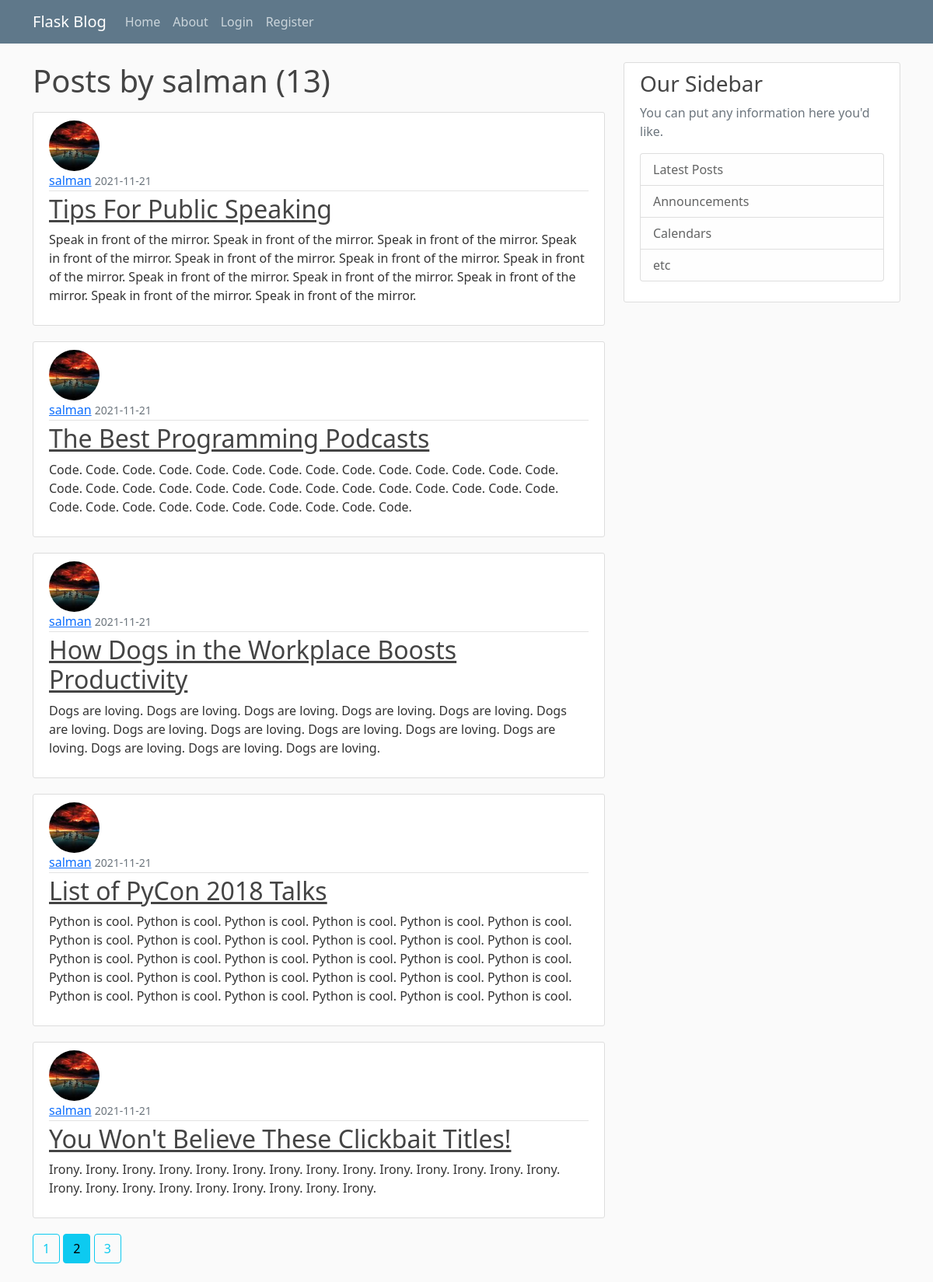
The app's page /user/salman?page=2 with its own data.
### flaskblog/models.py (models this page shows, shortened)
class User(flaskblog.db.Model, UserMixin):
    id = flaskblog.db.Column(flaskblog.db.Integer, primary_key=True)
    username = flaskblog.db.Column(
        flaskblog.db.String(20), unique=True, nullable=False)
    email = flaskblog.db.Column(
        flaskblog.db.String(120), unique=True, nullable=False)
    image_file = flaskblog.db.Column(
        flaskblog.db.String(20), nullable=False, default="default.jpg")  # going to be hashed
    password = flaskblog.db.Column(flaskblog.db.String(60), nullable=False)
    posts = flaskblog.db.relationship("Post", backref="author", lazy=True)

class Post(flaskblog.db.Model):
    id = flaskblog.db.Column(flaskblog.db.Integer, primary_key=True)
    title = flaskblog.db.Column(flaskblog.db.String(100), nullable=False)
    date_posted = flaskblog.db.Column(
        flaskblog.db.DateTime, nullable=False, default=datetime.utcnow)
    content = flaskblog.db.Column(flaskblog.db.Text, nullable=False)
    user_id = flaskblog.db.Column(flaskblog.db.Integer, flaskblog.db.ForeignKey(
        "user.id"), nullable=False)

### flaskblog/routes.py (the view)
@flaskblog.app.route("/user/<string:username>")
def user_posts(username: str) -> str:
    page = flask.request.args.get("page", 1, type=int)
    user = User.query.filter_by(username=username).first_or_404()
    posts = Post.query.filter_by(author=user).order_by(
        Post.date_posted.desc()).paginate(page=page, per_page=5)
    return flask.render_template("user_posts.html", posts=posts, user=user)

### flaskblog/templates/user_posts.html
{% extends "layout.html" %}
{% block content %}
    <h1 class="mb-3">Posts by {{ user.username }} ({{ posts.total }})</h1>
  {% for post in posts.items %}
    <article class="media content-section">
      <img
        class="rounded-circle article-img"
        src="{{url_for('static', filename='profile_pics/' + post.author.image_file)}}"
      />
      <div class="media-body">
        <div class="article-metadata">
          <a class="mr-2" href="{{ url_for('user_posts', username=post.author.username) }}">{{ post.author.username }}</a>
          <small class="text-muted"
            >{{ post.date_posted.strftime("%Y-%m-%d") }}</small
          >
        </div>
        <h2><a class="article-title" href="{{url_for('post', post_id=post.id)}}">{{ post.title }}</a></h2>
        <p class="article-content">{{ post.content }}</p>
      </div>
    </article>
  {% endfor %}
  {% for page_num in posts.iter_pages(left_edge=1, right_edge=1, left_current=1, right_current=2) %}
    {% if page_num %}
      {% if posts.page == page_num %}
        <a href="{{ url_for('user_posts', username=user.username, page=page_num) }}" class="btn btn-info mb-4">{{ page_num }}</a>
      {% else %}
        <a href="{{ url_for('user_posts', username=user.username, page=page_num) }}" class="btn btn-outline-info mb-4">{{ page_num }}</a>
      {% endif %}
    {% else %}
      ...
    {% endif %}
  {% endfor %}
{% endblock content %}

### flaskblog/static/main.css (style rules this page uses)
body { background: #fafafa; color: #333333; margin-top: 5rem; }
h1, h2, h3, h4, h5, h6 { color: #444444; }
.content-section { background: #ffffff; padding: 10px 20px; border: 1px solid #dddddd; border-radius: 3px; margin-bottom: 20px; }
.article-title { color: #444444; }
.article-content { white-space: pre-line; }
.article-img { height: 65px; width: 65px; margin-right: 16px; }
.article-metadata { padding-bottom: 1px; margin-bottom: 4px; border-bottom: 1px solid #e3e3e3 }

### records on screen
User: username "salman"
Post: image_file (picture), author.username "salman", date_posted "2021-11-21", title "Tips For Public Speaking", content "Speak in front of the mirror. Speak in front of the mirror. Speak in front of the mirror. Speak in front of the mirror. Speak in front of the mirror. Speak in front of the mirror. Speak in front of the mirror. Speak in front of the mirror. Speak in front of the mirror. Speak in front of the mirror. Speak in front of the mirror. Speak in front of the mirror."
Post: image_file (picture), author.username "salman", date_posted "2021-11-21", title "The Best Programming Podcasts", content "Code. Code. Code. Code. Code. Code. Code. Code. Code. Code. Code. Code. Code. Code. Code. Code. Code. Code. Code. Code. Code. Code. Code. Code. Code. Code. Code. Code. Code. Code. Code. Code. Code. Code. Code. Code. Code. Code."
Post: image_file (picture), author.username "salman", date_posted "2021-11-21", title "How Dogs in the Workplace Boosts Productivity", content "Dogs are loving. Dogs are loving. Dogs are loving. Dogs are loving. Dogs are loving. Dogs are loving. Dogs are loving. Dogs are loving. Dogs are loving. Dogs are loving. Dogs are loving. Dogs are loving. Dogs are loving. Dogs are loving."
Post: image_file (picture), author.username "salman", date_posted "2021-11-21", title "List of PyCon 2018 Talks", content "Python is cool. Python is cool. Python is cool. Python is cool. Python is cool. Python is cool. Python is cool. Python is cool. Python is cool. Python is cool. Python is cool. Python is cool. Python is cool. Python is cool. Python is cool. Python is cool. Python is cool. Python is cool. Python is cool. Python is cool. Python is cool. Python is cool. Python is cool. Python is cool. Python is cool. Python is cool. Python is cool. Python is cool. Python is cool. Python is cool."
Post: image_file (picture), author.username "salman", date_posted "2021-11-21", title "You Won't Believe These Clickbait Titles!", content "Irony. Irony. Irony. Irony. Irony. Irony. Irony. Irony. Irony. Irony. Irony. Irony. Irony. Irony. Irony. Irony. Irony. Irony. Irony. Irony. Irony. Irony. Irony."

### other values on screen
{{ posts.total }} "13"
{{ page_num }} "1" "3"
{{ page_num }} "2"
